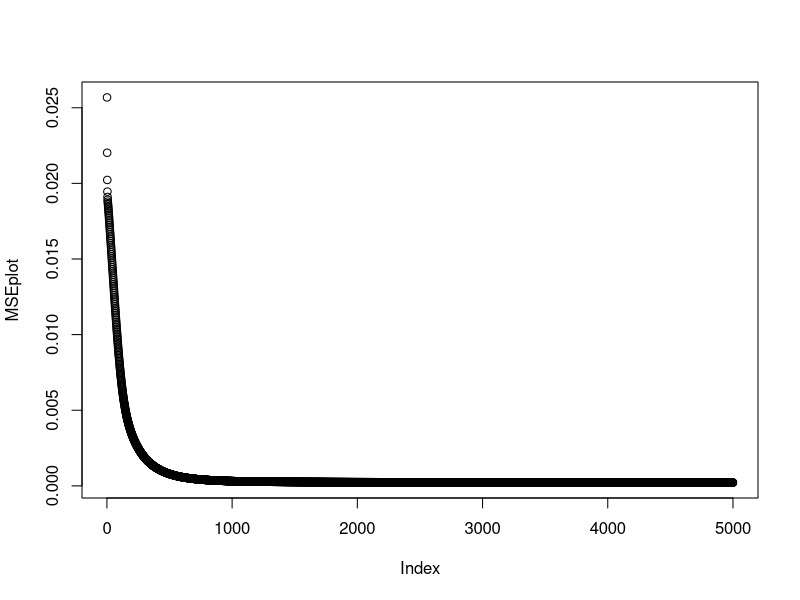

This chart was generated by the following R code:
# Neural Network with one hidden layer using the backpropagation
# algorithm. Sigmoid activation function. For one output only (for now).
# Author: Gustavo (lgbpinho153@yahoo.com.br)
# TODO: Validation and test sets
###############################################################################

start<-Sys.time() # counter for execution time
### simple data
I<-rbind(rnorm(100,0,1),rnorm(100,0,1),rnorm(100,0,1)) # inputs
T<-10+2*I[1,]+3*I[2,]+5*I[3,] # targets

### Network parameters
NumInputs<-dim(I)[1] # number of inputs
NumHidden<-3 # number of hidden neurons
NumOutputs<-1 # number of outputs
WeightsHI<-matrix(rnorm(NumHidden*(NumInputs+1),0,1),NumHidden,NumInputs+1) # bias and weights between input and hidden layers
WeightsOH<-matrix(rnorm(NumOutputs*(NumHidden+1),0,1),NumOutputs,NumHidden+1) # bias and weights between hidden and output layers
SumHidden<-rep(0,NumHidden) # the induced field in each hidden neuron
SumOutput<-rep(0,NumOutputs) # the induced field in each output neuron
DeltaH<-rep(0,NumHidden) # local gradient for hidden neurons
DeltaO<-rep(0,NumOutputs) # local gradient for output neurons
DeltaWHI<-matrix(0,NumHidden,NumInputs+1) # weight update matrix for the Hidden-Inputs weights
DeltaWOH<-matrix(0,NumOutputs,NumHidden+1) # weight update matrix for the Output-Hidden weights
Lr<-0.1 # learning rate
Mf<-0.1 # momentum constant
Epochs<-5000
N<-length(T) # number of examples presented to the net
MSEplot<-rep(0,Epochs) # I'll plot the errors later

### preprocessing
Targets<-rep(0,length(T))
Targets<-(T-min(T))/(max(T)-min(T)) # standardized outputs
Inputs<-matrix(0,NumInputs,N) # standardized inputs
for (i in 1:dim(Inputs)[1]){
	Inputs[i,]<-(I[i,]-min(I[i,]))/(max(I[i,])-min(I[i,]))
}


### Sigmoid Function
phi<-function(v){
	1/(1+exp(-v))
}

phidash<-function(v){
	phi(v)*(1-phi(v))
}

### Training
for (s in 1:Epochs){ # for each epoch
	DeltaWHIPrevious<-DeltaWHI # storing the previous updates
	DeltaWOHPrevious<-DeltaWOH # storing the previous updates
	MSE<-0 #mean squared error
	GradientNorm<-0 # the euclidian norm for the gradient vector
	for (t in 1:N){ # for each example 
		### Forward Pass
		HiddenInput<-c(1,Inputs[,t]) # inputs for the hidden layer
		SumHidden<-rep(0,NumHidden)
		for (i in 1:NumHidden){ # for each neuron 
			for (j in 1:NumInputs+1){ # for each input
				SumHidden[i]<-SumHidden[i]+WeightsHI[i,j]*HiddenInput[j]
			}
		}
		HiddenOut<-phi(SumHidden)
		OutputInput<-c(1,HiddenOut) # this is the input for the output layer
		SumOutput<-rep(0,NumOutputs)
		for (i in 1:NumOutputs){ # for each neuron 
			for (j in 1:NumHidden+1){ # for each input
				SumOutput[i]<-SumOutput[i]+WeightsOH[i,j]*OutputInput[j]
			}
		}
		Outputs<-phi(SumOutput)
		Error<-Targets[t]-Outputs #corrigir isso para mais neuronios
		MSE<-MSE+0.5*Error^2
		### Backpropagation
		for (i in 1:NumOutputs){
			DeltaO[i]<-Error[i]*phidash(SumOutput[i])
		}
		for (i in 1:NumOutputs){  # for each output neuron
			for (j in 1:NumHidden+1){ # for each weight
				DeltaWOH[i,j]<-Lr*DeltaO[i]*OutputInput[j]
				GradientNorm<-GradientNorm+(DeltaO[i]*OutputInput[j])^2
			}
		}
		DeltaH<-rep(0,NumHidden)
		for (i in 1:(NumHidden)){
			for (j in 1:NumOutputs){
				DeltaH[i]<-DeltaH[i]+DeltaO[j]*WeightsOH[j,i+1] # beware of teh bias
			}
			DeltaH[i]<-phidash(SumHidden[i])*DeltaH[i]
		}
		#DeltaWHI<-matrix(0,NumHidden, NumInputs+1)
		for (i in 1:NumHidden){
			for (j in 1:NumInputs+1){
				DeltaWHI[i,j]<-Lr*DeltaH[i]*HiddenInput[j]
				GradientNorm<-GradientNorm+(DeltaH[i]*HiddenInput[j])^2
			}
		}
		WeightsOH<-WeightsOH+DeltaWOH+Mf*DeltaWOHPrevious
		WeightsHI<-WeightsHI+DeltaWHI+Mf*DeltaWHIPrevious
	}
	MSE<-MSE/N
	GradientNorm<-sqrt(GradientNorm)
	MSEplot[s]<-MSE
	if(s%%100==0) {
		cat("MSE at epoch ");cat(s);cat(" is: ");cat(MSE);
		cat(" | Gradient is: ");cat(GradientNorm);cat("\n");
	}
	if (abs(Error)<1e-06) {cat(Error);cat("\n");break}
}
plot(MSEplot)
#print(WeightsOH)
#print(WeightsHI)
stop<-Sys.time()
time<-start-stop
cat("Tempo gasto: ");cat(stop-start);cat("\n")

### Simulation

### new data
I<-rbind(rnorm(100,0,1),rnorm(100,0,1),rnorm(100,0,1)) # inputs
T<-10+2*I[1,]+3*I[2,]+5*I[3,] # targets

### preprocessing
Targets<-rep(0,length(T))
Targets<-(T-min(T))/(max(T)-min(T)) # standardized outputs
Inputs<-matrix(0,NumInputs,N) # standardized inputs
for (i in 1:dim(Inputs)[1]){
	Inputs[i,]<-(I[i,]-min(I[i,]))/(max(I[i,])-min(I[i,]))
}


OutputsSim<-rep(0,N)
for (t in 1:N){ # for each example 
	### Forward Pass
	HiddenInput<-c(1,Inputs[,t]) # inputs for the hidden layer
	SumHidden<-rep(0,NumHidden)
	for (i in 1:NumHidden){ # for each neuron 
		for (j in 1:NumInputs+1){ # for each input
			SumHidden[i]<-SumHidden[i]+WeightsHI[i,j]*HiddenInput[j]
		}
	}
	HiddenOut<-phi(SumHidden)
	OutputInput<-c(1,HiddenOut) # this is the input for the output layer
	SumOutput<-rep(0,NumOutputs)
	for (i in 1:NumOutputs){ # for each neuron 
		for (j in 1:NumHidden+1){ # for each input
			SumOutput[i]<-SumOutput[i]+WeightsOH[i,j]*OutputInput[j]
		}
	}
	OutputsSim[t]<-phi(SumOutput)
}
ErrorsSim<-Targets-OutputsSim
#X11()
#plot(ErrorsSim)
cat(0.5*sum(ErrorsSim^2)/N);cat("\n")